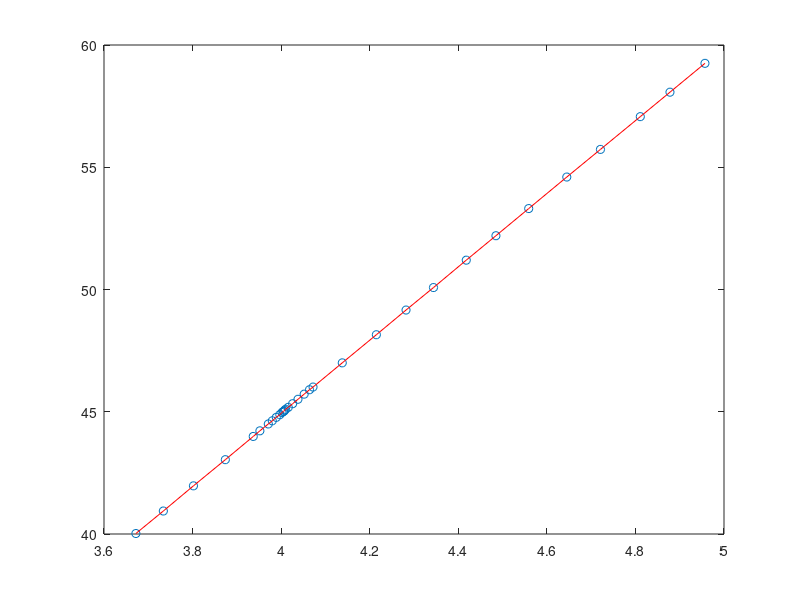
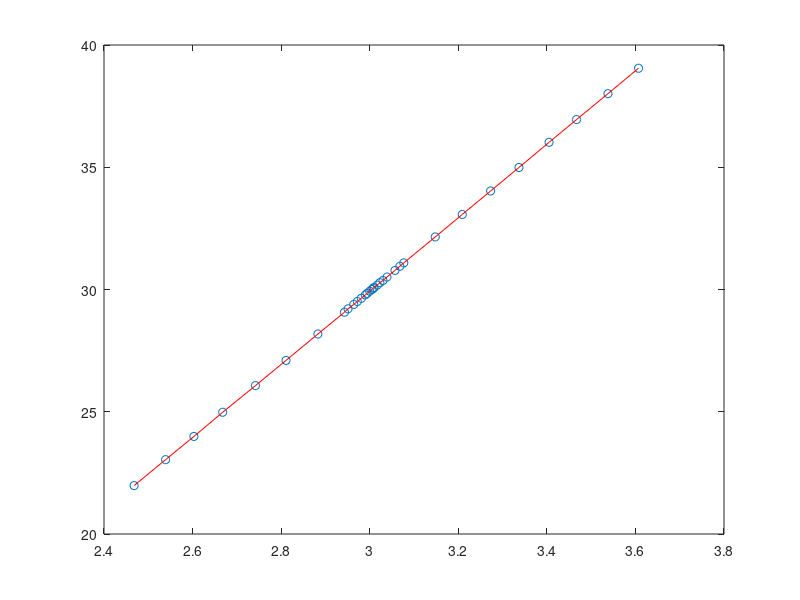
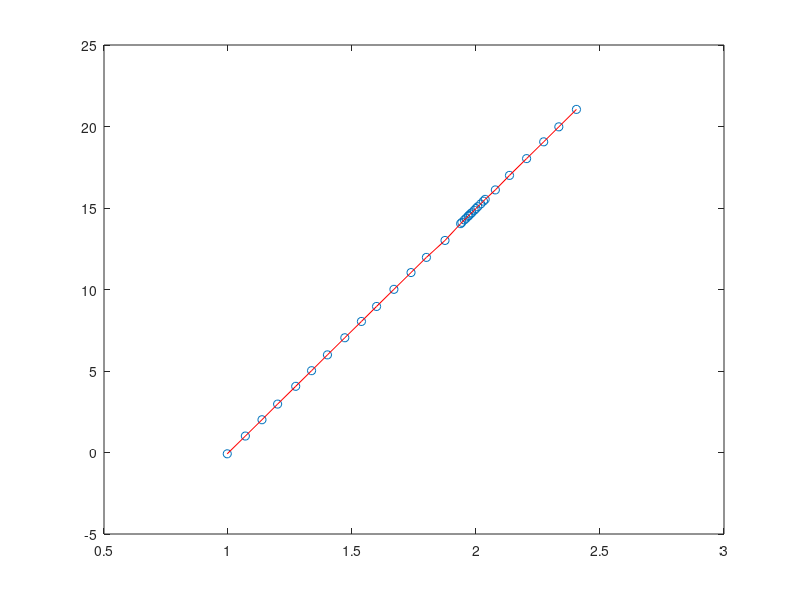
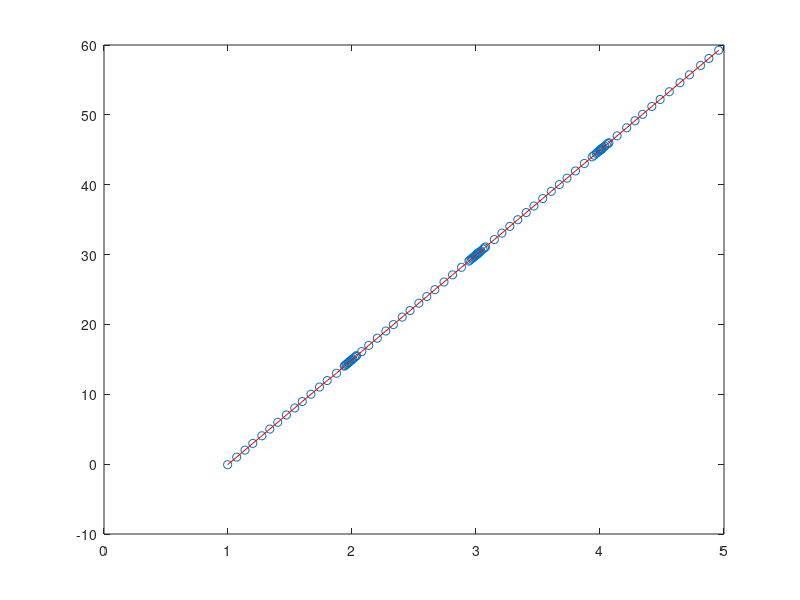

Write MATLAB code to recreate these figures, in order.
%SAM Sensor Calibration

clear;
close all;


adc = [4.957,4.878,4.811,4.721,4.645,4.559,4.485,4.418,4.344,4.282,4.215,4.138,4.072,4.064,4.052,4.038,4.026,4.016,4.01,4.008,4.006,4.005,4.002,3.997,3.989,3.98,3.971,3.952,3.937,3.874,3.802,3.734,3.672,3.607,3.538,3.467,3.405,3.337,3.273,3.209,3.148,3.077,3.068,3.057,3.039,3.03,3.023,3.017,3.01,3.008,3.005,3,2.994,2.99,2.981,2.972,2.964,2.951,2.943,2.883,2.811,2.742,2.668,2.603,2.539,2.468,2.405,2.334,2.273,2.204,2.135,2.078,2.037,2.03,2.019,2.007,2,1.993,1.983,1.977,1.971,1.968,1.96,1.953,1.943,1.938,1.875,1.8,1.738,1.669,1.599,1.538,1.471,1.401,1.337,1.273,1.2,1.137,1.07,0.997];

psi = [59.25,58.07,57.07,55.73,54.6,53.31,52.2,51.2,50.08,49.16,48.15,47,46.01,45.9,45.72,45.51,45.33,45.18,45.1,45.06,45.02,45.01,44.97,44.88,44.77,44.63,44.5,44.22,43.99,43.04,41.97,40.94,40.02,39.05,38.01,36.95,36.02,34.99,34.03,33.07,32.15,31.09,30.95,30.78,30.51,30.37,30.28,30.18,30.08,30.05,30,29.93,29.84,29.78,29.64,29.51,29.39,29.21,29.07,28.18,27.1,26.07,24.98,23.99,23.04,21.98,21.05,19.98,19.06,18.03,17,16.11,15.53,15.42,15.25,15.08,14.97,14.86,14.71,14.63,14.54,14.49,14.37,14.27,14.12,14.04,13.01,11.97,11.04,10.01,8.96,8.04,7.04,5.99,5.02,4.06,2.97,2.01,1.01,-0.08];




adc_14 = [4.957,4.878,4.811,4.721,4.645,4.559,4.485,4.418,4.344,4.282,4.215,4.138,4.072,4.064,4.052,4.038,4.026,4.016,4.01,4.008,4.006,4.005,4.002,3.997,3.989,3.98,3.971,3.952,3.937,3.874,3.802,3.734,3.672];
psi_14 = [59.25,58.07,57.07,55.73,54.6,53.31,52.2,51.2,50.08,49.16,48.15,47,46.01,45.9,45.72,45.51,45.33,45.18,45.1,45.06,45.02,45.01,44.97,44.88,44.77,44.63,44.5,44.22,43.99,43.04,41.97,40.94,40.02];

eq_14 = polyfit(adc_14,psi_14,1);



adc_30 = [3.607,3.538,3.467,3.405,3.337,3.273,3.209,3.148,3.077,3.068,3.057,3.039,3.03,3.023,3.017,3.01,3.008,3.005,3,2.994,2.99,2.981,2.972,2.964,2.951,2.943,2.883,2.811,2.742,2.668,2.603,2.539,2.468];

psi_30 = [39.05,38.01,36.95,36.02,34.99,34.03,33.07,32.15,31.09,30.95,30.78,30.51,30.37,30.28,30.18,30.08,30.05,30,29.93,29.84,29.78,29.64,29.51,29.39,29.21,29.07,28.18,27.1,26.07,24.98,23.99,23.04,21.98];

eq_30 = polyfit(adc_30,psi_30,1);




psi_45 = [21.05,19.98,19.06,18.03,17,16.11,15.53,15.42,15.25,15.08,14.97,14.86,14.71,14.63,14.54,14.49,14.37,14.27,14.12,14.04,13.01,11.97,11.04,10.01,8.96,8.04,7.04,5.99,5.02,4.06,2.97,2.01,1.01,-0.08];


adc_45 = [2.405,2.334,2.273,2.204,2.135,2.078,2.037,2.03,2.019,2.007,2,1.993,1.983,1.977,1.971,1.968,1.96,1.953,1.943,1.938,1.875,1.8,1.738,1.669,1.599,1.538,1.471,1.401,1.337,1.273,1.2,1.137,1.07,0.997];

eq_45 = polyfit(adc_45,psi_45,1);


plot(adc_14, psi_14, 'o');
hold on;
plot(adc_14, psi_14, 'r');

figure;

plot(adc_30, psi_30, 'o');
hold on;
plot(adc_30, psi_30, 'r');

figure;

plot(adc_45, psi_45, 'o');
hold on;
plot(adc_45, psi_45, 'r');

figure;






eq = polyfit(adc,psi,1);

plot(adc, psi, 'o');
hold on;
plot(adc, psi, 'r');

psi_fit = polyval(eq, adc);

psiresid = psi - psi_fit;

SSresid = sum(psiresid.^2);

SStotal = (length(psi)-1) * var(psi);

rsq = 1 - SSresid/SStotal;












